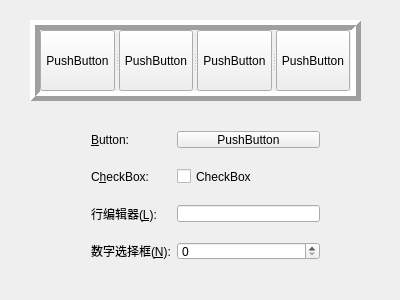
<?xml version="1.0" encoding="UTF-8"?>
<ui version="4.0">
 <class>MyWidget</class>
 <widget class="QWidget" name="MyWidget">
  <property name="geometry">
   <rect>
    <x>0</x>
    <y>0</y>
    <width>400</width>
    <height>300</height>
   </rect>
  </property>
  <property name="windowTitle">
   <string>MyWidget</string>
  </property>
  <widget class="QSplitter" name="splitter">
   <property name="geometry">
    <rect>
     <x>30</x>
     <y>20</y>
     <width>331</width>
     <height>81</height>
    </rect>
   </property>
   <property name="frameShape">
    <enum>QFrame::Box</enum>
   </property>
   <property name="frameShadow">
    <enum>QFrame::Raised</enum>
   </property>
   <property name="lineWidth">
    <number>5</number>
   </property>
   <property name="orientation">
    <enum>Qt::Horizontal</enum>
   </property>
   <widget class="QPushButton" name="pushButton">
    <property name="text">
     <string>PushButton</string>
    </property>
   </widget>
   <widget class="QPushButton" name="pushButton_2">
    <property name="text">
     <string>PushButton</string>
    </property>
   </widget>
   <widget class="QPushButton" name="pushButton_3">
    <property name="text">
     <string>PushButton</string>
    </property>
   </widget>
   <widget class="QPushButton" name="pushButton_4">
    <property name="text">
     <string>PushButton</string>
    </property>
   </widget>
  </widget>
  <widget class="QWidget" name="">
   <property name="geometry">
    <rect>
     <x>80</x>
     <y>120</y>
     <width>251</width>
     <height>151</height>
    </rect>
   </property>
   <layout class="QFormLayout" name="formLayout">
    <property name="verticalSpacing">
     <number>20</number>
    </property>
    <item row="0" column="0">
     <widget class="QLabel" name="label">
      <property name="text">
       <string>&amp;Button:</string>
      </property>
      <property name="buddy">
       <cstring>pushButton_5</cstring>
      </property>
     </widget>
    </item>
    <item row="0" column="1">
     <widget class="QPushButton" name="pushButton_5">
      <property name="text">
       <string>PushButton</string>
      </property>
     </widget>
    </item>
    <item row="1" column="0">
     <widget class="QLabel" name="label_2">
      <property name="text">
       <string>C&amp;heckBox:</string>
      </property>
      <property name="buddy">
       <cstring>checkBox</cstring>
      </property>
     </widget>
    </item>
    <item row="1" column="1">
     <widget class="QCheckBox" name="checkBox">
      <property name="text">
       <string>CheckBox</string>
      </property>
     </widget>
    </item>
    <item row="2" column="0">
     <widget class="QLabel" name="label_3">
      <property name="text">
       <string>行编辑器(&amp;L):</string>
      </property>
      <property name="buddy">
       <cstring>lineEdit</cstring>
      </property>
     </widget>
    </item>
    <item row="2" column="1">
     <widget class="QLineEdit" name="lineEdit"/>
    </item>
    <item row="3" column="0">
     <widget class="QLabel" name="label_4">
      <property name="text">
       <string>数字选择框(&amp;N):</string>
      </property>
      <property name="buddy">
       <cstring>spinBox</cstring>
      </property>
     </widget>
    </item>
    <item row="3" column="1">
     <widget class="QSpinBox" name="spinBox"/>
    </item>
   </layout>
  </widget>
 </widget>
 <layoutdefault spacing="6" margin="11"/>
 <tabstops>
  <tabstop>pushButton</tabstop>
  <tabstop>pushButton_2</tabstop>
  <tabstop>pushButton_3</tabstop>
  <tabstop>pushButton_4</tabstop>
  <tabstop>pushButton_5</tabstop>
  <tabstop>checkBox</tabstop>
  <tabstop>lineEdit</tabstop>
  <tabstop>spinBox</tabstop>
 </tabstops>
 <resources/>
 <connections/>
</ui>
